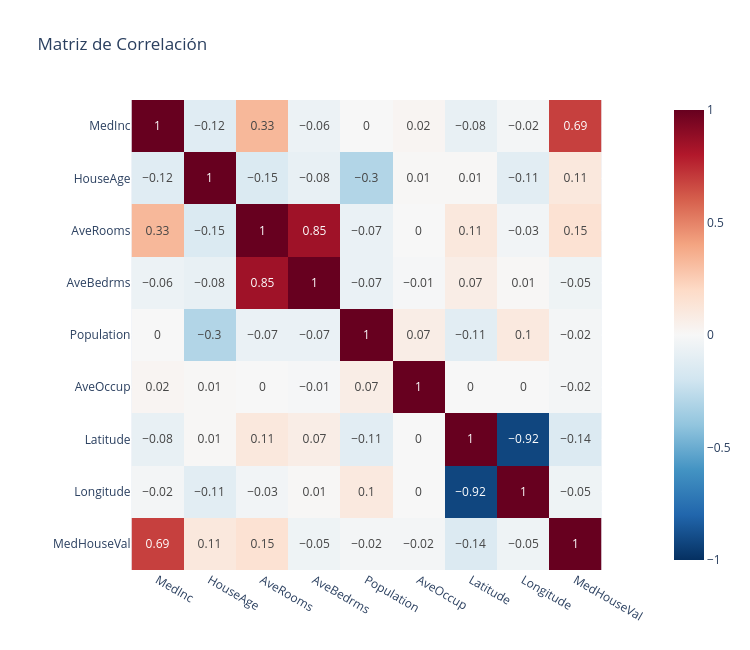

Notebook cell for this chart:
### Code cell
plot_correlation_matrix(df, df.columns)

### Figure 1 — Plotly figure (JSON) as saved in the notebook; plotly's stock layout.template omitted (floating-point values rounded to 4 significant figures)
{"data": [{"coloraxis": "coloraxis", "hovertemplate": "x: %{x}<br>y: %{y}<br>color: %{z}<extra></extra>", "name": "0", "texttemplate": "%{z}", "type": "heatmap", "x": ["MedInc", "HouseAge", "AveRooms", "AveBedrms", "Population", "AveOccup", "Latitude", "Longitude", "MedHouseVal"], "xaxis": "x", "y": ["MedInc", "HouseAge", "AveRooms", "AveBedrms", "Population", "AveOccup", "Latitude", "Longitude", "MedHouseVal"], "yaxis": "y", "z": [[1.0, -0.12, 0.33, -0.06, 0.0, 0.02, -0.08, -0.02, 0.69], [-0.12, 1.0, -0.15, -0.08, -0.3, 0.01, 0.01, -0.11, 0.11], [0.33, -0.15, 1.0, 0.85, -0.07, -0.0, 0.11, -0.03, 0.15], [-0.06, -0.08, 0.85, 1.0, -0.07, -0.01, 0.07, 0.01, -0.05], [0.0, -0.3, -0.07, -0.07, 1.0, 0.07, -0.11, 0.1, -0.02], [0.02, 0.01, -0.0, -0.01, 0.07, 1.0, 0.0, 0.0, -0.02], [-0.08, 0.01, 0.11, 0.07, -0.11, 0.0, 1.0, -0.92, -0.14], [-0.02, -0.11, -0.03, 0.01, 0.1, 0.0, -0.92, 1.0, -0.05], [0.69, 0.11, 0.15, -0.05, -0.02, -0.02, -0.14, -0.05, 1.0]]}], "layout": {"coloraxis": {"autocolorscale": false, "cmax": 1, "cmin": -1, "colorscale": [[0.0, "rgb(5,48,97)"], [0.1, "rgb(33,102,172)"], [0.2, "rgb(67,147,195)"], [0.3, "rgb(146,197,222)"], [0.4, "rgb(209,229,240)"], [0.5, "rgb(247,247,247)"], [0.6, "rgb(253,219,199)"], [0.7, "rgb(244,165,130)"], [0.8, "rgb(214,96,77)"], [0.9, "rgb(178,24,43)"], [1.0, "rgb(103,0,31)"]]}, "height": 650, "title": {"text": "Matriz de Correlación"}, "width": 750, "xaxis": {"anchor": "y", "constrain": "domain", "domain": [0.0, 1.0], "scaleanchor": "y"}, "yaxis": {"anchor": "x", "autorange": "reversed", "constrain": "domain", "domain": [0.0, 1.0]}}}
